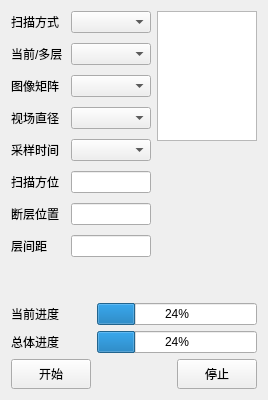
     <widget class="QWidget" name="drTab">
      <attribute name="title">
       <string>二代CT</string>
      </attribute>
      <layout class="QGridLayout" name="gridLayout_7">
       <item row="0" column="0" rowspan="2">
        <layout class="QGridLayout" name="gridLayout">
         <property name="verticalSpacing">
          <number>10</number>
         </property>
         <item row="0" column="0">
          <widget class="QLabel" name="label_40">
           <property name="sizePolicy">
            <sizepolicy hsizetype="Minimum" vsizetype="Preferred">
             <horstretch>0</horstretch>
             <verstretch>0</verstretch>
            </sizepolicy>
           </property>
           <property name="minimumSize">
            <size>
             <width>54</width>
             <height>0</height>
            </size>
           </property>
           <property name="maximumSize">
            <size>
             <width>54</width>
             <height>16777215</height>
            </size>
           </property>
           <property name="text">
            <string>扫描方式</string>
           </property>
          </widget>
         </item>
         <item row="0" column="1">
          <widget class="QComboBox" name="ct2ScanModeComboBox">
           <property name="sizePolicy">
            <sizepolicy hsizetype="Minimum" vsizetype="Fixed">
             <horstretch>0</horstretch>
             <verstretch>0</verstretch>
            </sizepolicy>
           </property>
           <property name="minimumSize">
            <size>
             <width>80</width>
             <height>0</height>
            </size>
           </property>
           <property name="maximumSize">
            <size>
             <width>80</width>
             <height>16777215</height>
            </size>
           </property>
          </widget>
         </item>
         <item row="1" column="0">
          <widget class="QLabel" name="label_39">
           <property name="sizePolicy">
            <sizepolicy hsizetype="Minimum" vsizetype="Preferred">
             <horstretch>0</horstretch>
             <verstretch>0</verstretch>
            </sizepolicy>
           </property>
           <property name="minimumSize">
            <size>
             <width>54</width>
             <height>0</height>
            </size>
           </property>
           <property name="maximumSize">
            <size>
             <width>54</width>
             <height>16777215</height>
            </size>
           </property>
           <property name="text">
            <string>当前/多层</string>
           </property>
          </widget>
         </item>
         <item row="1" column="1">
          <widget class="QComboBox" name="ct2MultiLayerComboBox">
           <property name="sizePolicy">
            <sizepolicy hsizetype="Minimum" vsizetype="Fixed">
             <horstretch>0</horstretch>
             <verstretch>0</verstretch>
            </sizepolicy>
           </property>
           <property name="minimumSize">
            <size>
             <width>80</width>
             <height>0</height>
            </size>
           </property>
           <property name="maximumSize">
            <size>
             <width>80</width>
             <height>16777215</height>
            </size>
           </property>
          </widget>
         </item>
         <item row="2" column="0">
          <widget class="QLabel" name="label_31">
           <property name="sizePolicy">
            <sizepolicy hsizetype="Minimum" vsizetype="Preferred">
             <horstretch>0</horstretch>
             <verstretch>0</verstretch>
            </sizepolicy>
           </property>
           <property name="minimumSize">
            <size>
             <width>54</width>
             <height>0</height>
            </size>
           </property>
           <property name="maximumSize">
            <size>
             <width>54</width>
             <height>16777215</height>
            </size>
           </property>
           <property name="text">
            <string>图像矩阵</string>
           </property>
          </widget>
         </item>
         <item row="2" column="1">
          <widget class="QComboBox" name="ct2MatrixComboBox">
           <property name="sizePolicy">
            <sizepolicy hsizetype="Minimum" vsizetype="Fixed">
             <horstretch>0</horstretch>
             <verstretch>0</verstretch>
            </sizepolicy>
           </property>
           <property name="minimumSize">
            <size>
             <width>80</width>
             <height>0</height>
            </size>
           </property>
           <property name="maximumSize">
            <size>
             <width>80</width>
             <height>16777215</height>
            </size>
           </property>
          </widget>
         </item>
         <item row="3" column="0">
          <widget class="QLabel" name="label_30">
           <property name="sizePolicy">
            <sizepolicy hsizetype="Minimum" vsizetype="Preferred">
             <horstretch>0</horstretch>
             <verstretch>0</verstretch>
            </sizepolicy>
           </property>
           <property name="minimumSize">
            <size>
             <width>54</width>
             <height>0</height>
            </size>
           </property>
           <property name="maximumSize">
            <size>
             <width>54</width>
             <height>16777215</height>
            </size>
           </property>
           <property name="text">
            <string>视场直径</string>
           </property>
          </widget>
         </item>
         <item row="3" column="1">
          <widget class="QComboBox" name="ct2ViewComboBox">
           <property name="sizePolicy">
            <sizepolicy hsizetype="Minimum" vsizetype="Fixed">
             <horstretch>0</horstretch>
             <verstretch>0</verstretch>
            </sizepolicy>
           </property>
           <property name="minimumSize">
            <size>
             <width>80</width>
             <height>0</height>
            </size>
           </property>
           <property name="maximumSize">
            <size>
             <width>80</width>
             <height>16777215</height>
            </size>
           </property>
          </widget>
         </item>
         <item row="4" column="0">
          <widget class="QLabel" name="label_33">
           <property name="sizePolicy">
            <sizepolicy hsizetype="Minimum" vsizetype="Preferred">
             <horstretch>0</horstretch>
             <verstretch>0</verstretch>
            </sizepolicy>
           </property>
           <property name="minimumSize">
            <size>
             <width>54</width>
             <height>0</height>
            </size>
           </property>
           <property name="maximumSize">
            <size>
             <width>54</width>
             <height>16777215</height>
            </size>
           </property>
           <property name="text">
            <string>采样时间</string>
           </property>
          </widget>
         </item>
         <item row="4" column="1">
          <widget class="QComboBox" name="ct2SampleTimeComboBox">
           <property name="sizePolicy">
            <sizepolicy hsizetype="Minimum" vsizetype="Fixed">
             <horstretch>0</horstretch>
             <verstretch>0</verstretch>
            </sizepolicy>
           </property>
           <property name="minimumSize">
            <size>
             <width>80</width>
             <height>0</height>
            </size>
           </property>
           <property name="maximumSize">
            <size>
             <width>80</width>
             <height>16777215</height>
            </size>
           </property>
          </widget>
         </item>
         <item row="5" column="0">
          <widget class="QLabel" name="label_32">
           <property name="sizePolicy">
            <sizepolicy hsizetype="Minimum" vsizetype="Preferred">
             <horstretch>0</horstretch>
             <verstretch>0</verstretch>
            </sizepolicy>
           </property>
           <property name="minimumSize">
            <size>
             <width>54</width>
             <height>0</height>
            </size>
           </property>
           <property name="maximumSize">
            <size>
             <width>54</width>
             <height>16777215</height>
            </size>
           </property>
           <property name="text">
            <string>扫描方位</string>
           </property>
          </widget>
         </item>
         <item row="5" column="1">
          <widget class="QLineEdit" name="lineEdit_11">
           <property name="sizePolicy">
            <sizepolicy hsizetype="Minimum" vsizetype="Fixed">
             <horstretch>0</horstretch>
             <verstretch>0</verstretch>
            </sizepolicy>
           </property>
           <property name="minimumSize">
            <size>
             <width>80</width>
             <height>0</height>
            </size>
           </property>
           <property name="maximumSize">
            <size>
             <width>80</width>
             <height>16777215</height>
            </size>
           </property>
          </widget>
         </item>
         <item row="6" column="0">
          <widget class="QLabel" name="label_29">
           <property name="sizePolicy">
            <sizepolicy hsizetype="Minimum" vsizetype="Preferred">
             <horstretch>0</horstretch>
             <verstretch>0</verstretch>
            </sizepolicy>
           </property>
           <property name="minimumSize">
            <size>
             <width>54</width>
             <height>0</height>
            </size>
           </property>
           <property name="maximumSize">
            <size>
             <width>54</width>
             <height>16777215</height>
            </size>
           </property>
           <property name="text">
            <string>断层位置</string>
           </property>
          </widget>
         </item>
         <item row="6" column="1">
          <widget class="QLineEdit" name="lineEdit_12">
           <property name="sizePolicy">
            <sizepolicy hsizetype="Minimum" vsizetype="Fixed">
             <horstretch>0</horstretch>
             <verstretch>0</verstretch>
            </sizepolicy>
           </property>
           <property name="minimumSize">
            <size>
             <width>80</width>
             <height>0</height>
            </size>
           </property>
           <property name="maximumSize">
            <size>
             <width>80</width>
             <height>16777215</height>
            </size>
           </property>
          </widget>
         </item>
         <item row="7" column="0">
          <widget class="QLabel" name="label_18">
           <property name="sizePolicy">
            <sizepolicy hsizetype="Minimum" vsizetype="Preferred">
             <horstretch>0</horstretch>
             <verstretch>0</verstretch>
            </sizepolicy>
           </property>
           <property name="minimumSize">
            <size>
             <width>54</width>
             <height>0</height>
            </size>
           </property>
           <property name="maximumSize">
            <size>
             <width>54</width>
             <height>16777215</height>
            </size>
           </property>
           <property name="text">
            <string>层间距</string>
           </property>
          </widget>
         </item>
         <item row="7" column="1">
          <widget class="QLineEdit" name="lineEdit_7">
           <property name="sizePolicy">
            <sizepolicy hsizetype="Minimum" vsizetype="Fixed">
             <horstretch>0</horstretch>
             <verstretch>0</verstretch>
            </sizepolicy>
           </property>
           <property name="minimumSize">
            <size>
             <width>80</width>
             <height>0</height>
            </size>
           </property>
           <property name="maximumSize">
            <size>
             <width>80</width>
             <height>16777215</height>
            </size>
           </property>
          </widget>
         </item>
        </layout>
       </item>
       <item row="0" column="1">
        <widget class="QListWidget" name="ct2LayerPosListWidget">
         <property name="sizePolicy">
          <sizepolicy hsizetype="Fixed" vsizetype="Fixed">
           <horstretch>0</horstretch>
           <verstretch>0</verstretch>
          </sizepolicy>
         </property>
         <property name="minimumSize">
          <size>
           <width>100</width>
           <height>130</height>
          </size>
         </property>
         <property name="maximumSize">
          <size>
           <width>100</width>
           <height>130</height>
          </size>
         </property>
        </widget>
       </item>
       <item row="3" column="0" colspan="2">
        <layout class="QGridLayout" name="gridLayout_6">
         <item row="0" column="0">
          <widget class="QLabel" name="label_9">
           <property name="text">
            <string>当前进度</string>
           </property>
          </widget>
         </item>
         <item row="1" column="0">
          <widget class="QLabel" name="label_11">
           <property name="text">
            <string>总体进度</string>
           </property>
          </widget>
         </item>
         <item row="2" column="0">
          <widget class="QPushButton" name="startButton_3">
           <property name="minimumSize">
            <size>
             <width>0</width>
             <height>30</height>
            </size>
           </property>
           <property name="text">
            <string>开始</string>
           </property>
          </widget>
         </item>
         <item row="2" column="1">
          <spacer name="horizontalSpacer_5">
           <property name="orientation">
            <enum>Qt::Horizontal</enum>
           </property>
           <property name="sizeType">
            <enum>QSizePolicy::Expanding</enum>
           </property>
           <property name="sizeHint" stdset="0">
            <size>
             <width>68</width>
             <height>20</height>
            </size>
           </property>
          </spacer>
         </item>
         <item row="2" column="2">
          <widget class="QPushButton" name="stopButton_3">
           <property name="minimumSize">
            <size>
             <width>0</width>
             <height>30</height>
            </size>
           </property>
           <property name="text">
            <string>停止</string>
           </property>
          </widget>
         </item>
         <item row="0" column="1" colspan="2">
          <widget class="QProgressBar" name="Ct2ScanNowProgressBar">
           <property name="sizePolicy">
            <sizepolicy hsizetype="Minimum" vsizetype="Fixed">
             <horstretch>0</horstretch>
             <verstretch>0</verstretch>
            </sizepolicy>
           </property>
           <property name="minimumSize">
            <size>
             <width>100</width>
             <height>0</height>
            </size>
           </property>
           <property name="autoFillBackground">
            <bool>false</bool>
           </property>
           <property name="value">
            <number>24</number>
           </property>
           <property name="alignment">
            <set>Qt::AlignRight|Qt::AlignTrailing|Qt::AlignVCenter</set>
           </property>
          </widget>
         </item>
         <item row="1" column="1" colspan="2">
          <widget class="QProgressBar" name="Ct2ScanAllProgressBar">
           <property name="sizePolicy">
            <sizepolicy hsizetype="Minimum" vsizetype="Fixed">
             <horstretch>0</horstretch>
             <verstretch>0</verstretch>
            </sizepolicy>
           </property>
           <property name="autoFillBackground">
            <bool>false</bool>
           </property>
           <property name="value">
            <number>24</number>
           </property>
           <property name="alignment">
            <set>Qt::AlignRight|Qt::AlignTrailing|Qt::AlignVCenter</set>
           </property>
          </widget>
         </item>
        </layout>
       </item>
       <item row="1" column="1">
        <spacer name="verticalSpacer_5">
         <property name="orientation">
          <enum>Qt::Vertical</enum>
         </property>
         <property name="sizeHint" stdset="0">
          <size>
           <width>20</width>
           <height>40</height>
          </size>
         </property>
        </spacer>
       </item>
       <item row="2" column="0">
        <spacer name="verticalSpacer">
         <property name="orientation">
          <enum>Qt::Vertical</enum>
         </property>
         <property name="sizeHint" stdset="0">
          <size>
           <width>20</width>
           <height>40</height>
          </size>
         </property>
        </spacer>
       </item>
      </layout>
     </widget>
